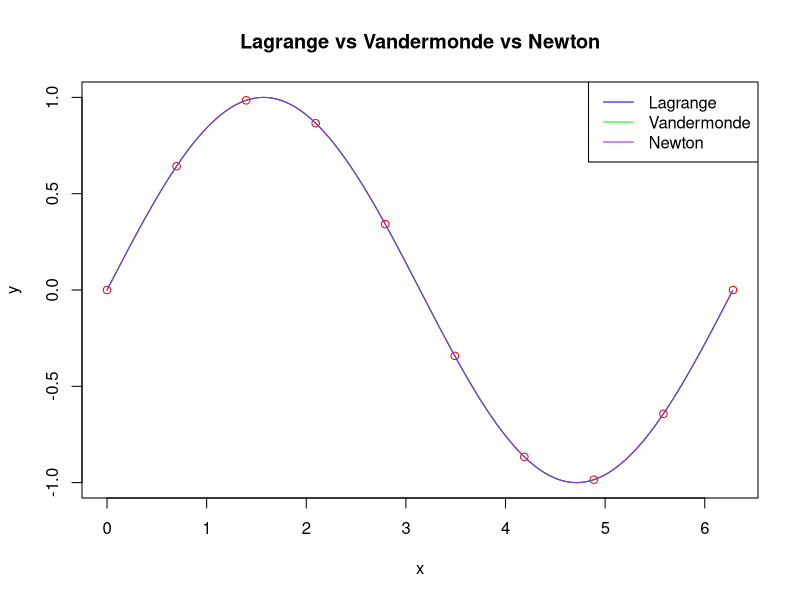

Recreate this plot in R.
# Lagrangeův interpolační polynom
# - Hledáme polynom, který přesně prochází danými body (x, y)

# Všechny řešení vedou ke stejnému výsledku jen v jiném tvaru (řešením pomocí těchto metod
# musí být vždy stejný polynom - graficky, když ho vykreslíme, musí být vždy stejný)

# Funkce lagrange počítá hodnotu Lagrangeova polynomu v bodě t
lagrange <- function(t, x, y) {
  n <- length(x)  # Počet bodů
  suma <- 0  # Začneme s nulovou sumou, P(t) = 0
  
  # Pro každý bod i v množině [x, y] spočítáme součin L(i) a přispějeme do sumy
  for (i in 1:n) {
    nasobic <- 1  # Začínáme s L(i) = 1
    # Pro každý jiný bod než i vypočítáme násobič na základě vzdáleností
    for (j in 1:n) {
      if (j != i) {
        nasobic <- nasobic * (t - x[j]) / (x[i] - x[j])
      }
    }
    # Přidáme do sumy součin y[i] * L(i)
    suma <- suma + y[i] * nasobic
  }
  
  return(suma)  # Vracíme hodnotu polynomu P(t)
}

# Funkce vandermonde využívá Vandermondeovu matici k nalezení koeficientů interpolace
vandermonde <- function(x, y) {
  n <- length(x)  # Počet bodů
  A <- matrix(1, nrow=n, ncol=n)  # Inicializujeme matici s jedničkami v prvním sloupci
  
  # Naplníme matici mocninami x: každý další sloupec je násobek předchozího
  for (j in 2:n) {
    A[, j] <- A[, j-1] * x  # Mocniny x: druhý sloupec jsou hodnoty x, třetí x^2 atd.
  }
  
  # Řešíme soustavu rovnic A * koef = y, abychom našli koeficienty polynomu
  return(solve(A, y))  # Vracíme koeficienty výsledného polynomu
}

# Funkce horner používá Hornerovo schéma pro efektivní vyhodnocení polynomu
horner <- function(x, coef) {
  n <- length(coef)  # Počet koeficientů
  res <- coef[n]  # Začneme s posledním koeficientem (nejvyšší stupeň polynomu)
  
  # V každém kroku spočítáme polynom postupně podle Hornerova schématu
  for (i in (n-1):1) {
    res <- res * x + coef[i]  # res = res * x + další koeficient
  }
  
  return(res)  # Vracíme hodnotu polynomu
}

newtonPolCoef <- function(x, y) {
  n <- length(x)
  coef <- numeric(n)
  coef[1] <- y[1]
  if (n > 1) {
    for (i in 2:n) {
      suma <- 0
      nasobic <- 1
      for (j in 1:(i-1)) {
        suma <- suma + coef[j] * nasobic
        nasobic <- nasobic*(x[i]-x[j])
      }
      coef[i] <- (y[i] - suma) / nasobic
    }
  }
  return(coef)
}
newtonPolValue <- function(t, coef, x) {
  n <- length(coef)
  res <- coef[n]
  for (i in (n-1):1) {
    res <- res * (t-x[i])+coef[i]
  }
  return(res)
}

# Generování množiny bodů [x, y]
n <- 10  # Počet bodů
a <- 0  # Dolní mez intervalu
b <- 2*pi  # Horní mez intervalu
x <- seq(a, b, length.out=n)  # Rovnoměrně rozmístěné body x
y <- sin(x)  # Body y jsou hodnoty sinusové funkce (mohou být libovolné)

# Zobrazíme body (x, y), které chceme proložit polynomem
plot(x, y, col='red', ylim=c(-1, 1), main="Lagrange vs Vandermonde vs Newton")  # Červené body

# Hodnoty pro vyhodnocení polynomu v intervalu [a, b]
t <- seq(a, b, by=0.01)

# Nakreslíme Lagrangeův interpolační polynom (modrá křivka)
lines(t, sapply(t, lagrange, x=x, y=y), col='blue')

# Koeficienty polynomu z Vandermondeovy matice
coefficients <- vandermonde(x, y)

# Nakreslíme polynom pomocí koeficientů z Vandermondeovy matice (zelená křivka)
lines(t, horner(t, coefficients), col='green')

# Koeficienty Newtonova interpolačního polynomu
newtonCoefficients <- newtonPolCoef(x, y)

# Nakreslíme Newtonův interpolační polynom (fialová křivka)
lines(t, sapply(t, newtonPolValue, coef=newtonCoefficients, x=x), col='purple')

# Legenda pro porovnání
legend("topright", legend=c("Lagrange", "Vandermonde", "Newton"), col=c("blue", "green", "purple"), lty=1)